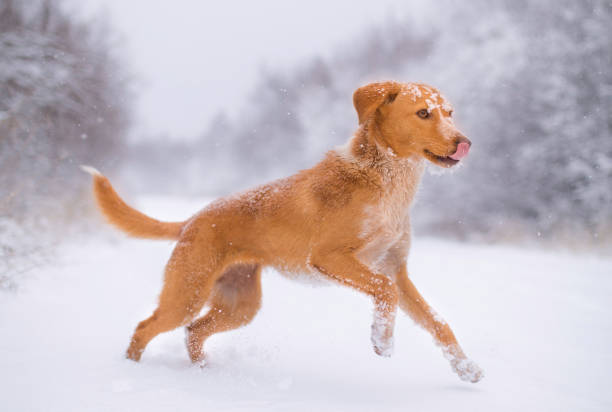
#> input picture svd-image-compression/dog_photo.jpg, 612 x 412 px, found by its file name
$ python svd-image-compression.py
#> lines starting #> are read from the running program, lines starting #| are printed output that depends on the picture
from matplotlib.image import imread
import matplotlib.pyplot as plt
import numpy as np
import os
from PIL import Image
import PIL.ImageOps
import math
from functools import reduce


"""
1. Read the image of a dog +
2. Invert the image +
3. Find SVD of converted image +
4. Find number of non-zero singular values R +
5. Try plotting pictures of multiplied matrices with ranks R/50, R/25, R/2, R +
6. Plot the graph of y = log(sigma_j) vs x = j +
7. Plot sum of all singular values from 1 to m divided by sum of singular values from 1 to K
"""

# photo taken from: https://www.freepik.com/free-photo/black-schnauzer-park_13962500.htm#fromView=keyword&page=1&position=1&uuid=5ee9ccab-26a4-405c-b857-ceefce3ac04b&query=Dog+Forest
# https://www.istockphoto.com/photos/dog-in-snow


# converts to grayscale. Function taken from https://saturncloud.io/blog/how-to-convert-an-image-to-grayscale-using-numpy-arrays-a-comprehensive-guide/
def rgb2gray(rgb):
    return np.dot(rgb[..., :3], [0.2989, 0.2870, 0.1140])


image_path = "svd-image-compression/dog_photo.jpg"
img = imread(image_path)
#> img is the input picture: shape (412, 612, 3); mean R, G, B 201.6, 189.5, 193.3
gray = rgb2gray(img)  # somehow became a 2d array
#> in rgb2gray, `return np.dot(rgb[..., :3], [0.2989, 0.2870, 0.1140])`:
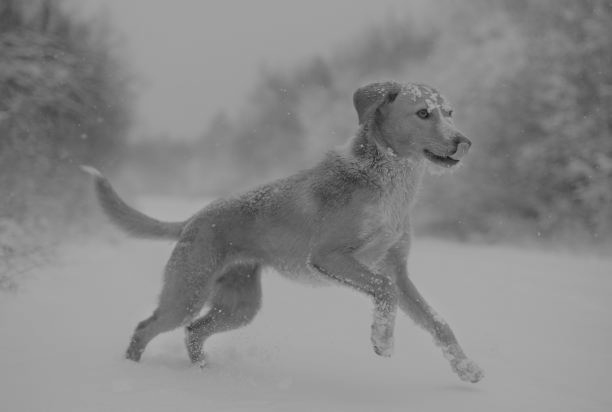
#> returned value: shape (412, 612) float64; min 18.96, max 177.3, mean 136.7
# plt.imshow(gray, cmap=plt.get_cmap("gray"))
# plt.show()

# gets SVD of matrix gray. full_matrices=False means that U, Vh are of form MxK, and KxN, respectively. K = min(M, N). If full_matrices = True, then U and Vh are of form MxM, and NxN
U, S, Vh = np.linalg.svd(gray, full_matrices=False)
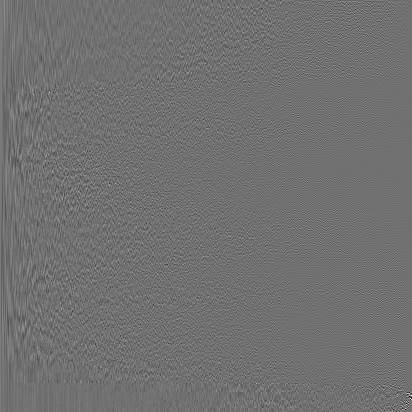
#> U: shape (412, 412) float64; min -0.581, max 0.729, mean 9.92e-05; drawn with min black and max white
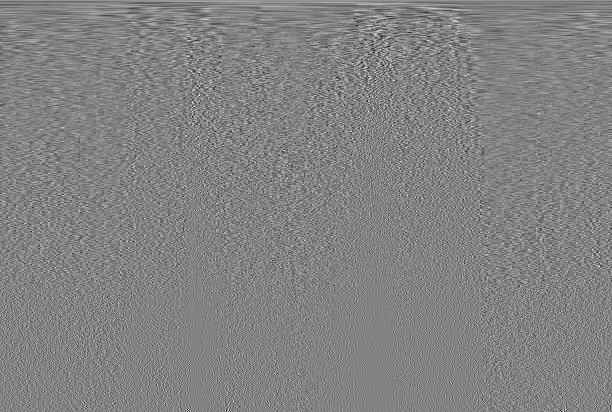
#> Vh: shape (412, 612) float64; min -0.285, max 0.271, mean 0.0001; drawn with min black and max white
#> S = 412 values, max 69164.2 at index 0, min 0.438 at index 411, mean 294.9

# Number of non-zero singular values. In this example there were no zero singular values probably because the image from the internet was compressed.
R = len(list(filter(lambda x: (x != 0), S)))
#> R = 412
# print(R)
image_pathK = "svd-image-compression/normal.jpg"
image_pathReduced1 = "svd-image-compression/reduced1.jpg"
image_pathReduced2 = "svd-image-compression/reduced2.jpg"
image_pathReduced3 = "svd-image-compression/reduced3.jpg"

plt.imshow(gray, cmap=plt.get_cmap("gray"))
plt.savefig(image_pathK, bbox_inches="tight")
plt.clf()

# get image with first K/2 non-zero singular values
"""Debugging"""
# [4 lines of commented-out code are left out]
""""""
gray = (
    U[:, : int(R / 2)] @ (np.diag(S[: int(R / 2)])) @ Vh[: int(R / 2)]
)  # S is initially 1-d array, it needs to be a diagonal matrix
plt.imshow(gray, cmap=plt.get_cmap("gray"))
plt.savefig(image_pathReduced1, bbox_inches="tight")
plt.clf()

gray = U[:, : int(R / 25)] @ (np.diag(S[: int(R / 25)])) @ Vh[: int(R / 25)]
plt.imshow(gray, cmap=plt.get_cmap("gray"))
plt.savefig(image_pathReduced2, bbox_inches="tight")
plt.clf()

gray = U[:, : int(R / 50)] @ (np.diag(S[: int(R / 50)])) @ Vh[: int(R / 50)]
plt.imshow(gray, cmap=plt.get_cmap("gray"))
plt.savefig(image_pathReduced3, bbox_inches="tight")
plt.clf()


"""6. Plotting the graph log sigma_j"""
sing_val_energy_graph = "svd-image-compression/energy_map.jpg"
Y = list(map(lambda el: math.log(el), S))
#> Y = 412 values, max 11.14 at index 0, min -0.826 at index 411, mean 3.09
plt.plot(range(0, len(S)), Y)
plt.savefig(
    sing_val_energy_graph
)  # should be a graph which is very high energetic only in the beginning because singular values are sorted descendingly.
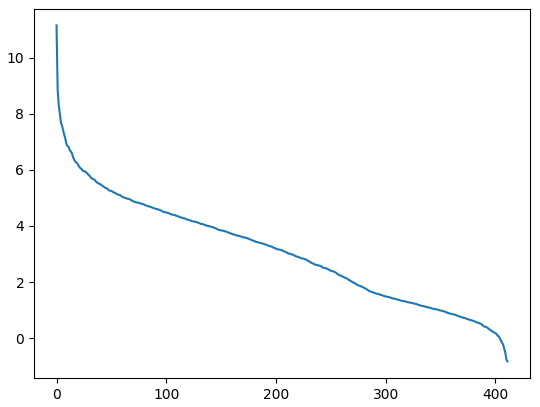
#> figure drawn by matplotlib, 1 panel; curve peaks at x = 0, y = 11.14
plt.clf()

"""7. Plot sum of all singular values from 1 to m divided by sum of singular values from 1 to K"""
sing_val_sum_graph = "svd-image-compression/sing_val_sum_graph.jpg"
total_sum: float = reduce(lambda x, y: x + y, S)
#> total_sum = 121496.9
Y = list()
curr_sum = 0
for sing_val in S:
    curr_sum += sing_val
    Y.append(curr_sum / total_sum)
#> this loop made 412 passes
#> (sing_val, curr_sum) on passes 1 to 3: (69164.2, 69164.2), (7042.5, 76206.6), (4004.1, 80210.7)
#> after the loop, Y = 412 values from 0.569 to 1; curr_sum = 121496.9

plt.plot(range(0, len(S)), Y)
plt.savefig(
    sing_val_sum_graph
)  # should be a graph which increases rapidly in the beginning and then continues to but very slowly
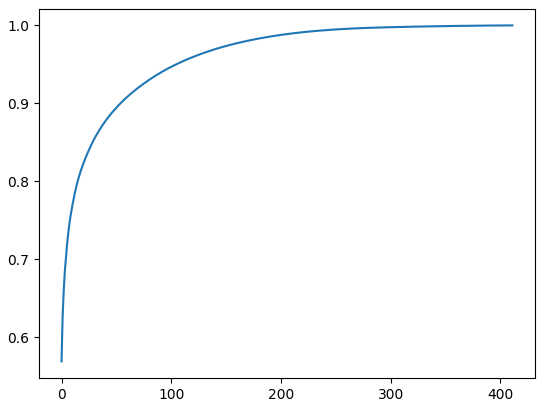
#> figure drawn by matplotlib, 1 panel; curve peaks at x = 411, y = 1
plt.clf()  # clear current figure
